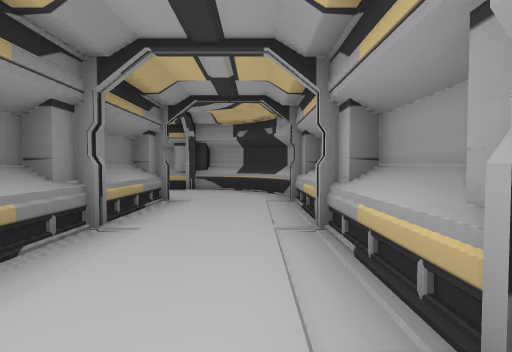
[1] (above)

19 first-person views from a walk through a 3-D level made in the Unity game engine. The camera is 1.3 m above the floor, tilts 2° down and sees 80° across. The floor is counted in squares, 2 m on a side. Each view is taken from the middle of a square. On the plan, view 1 faces up. The plan holds only what a view shows up to about 10 squares ahead; the rest is blank. The player is left out.

[2]
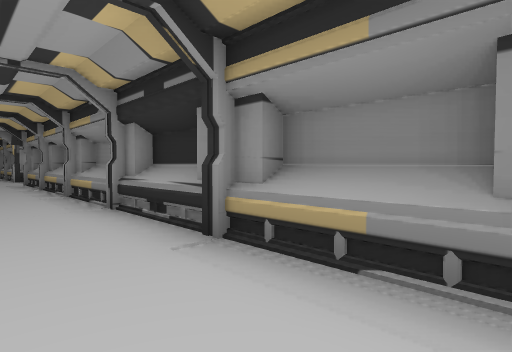

[3]
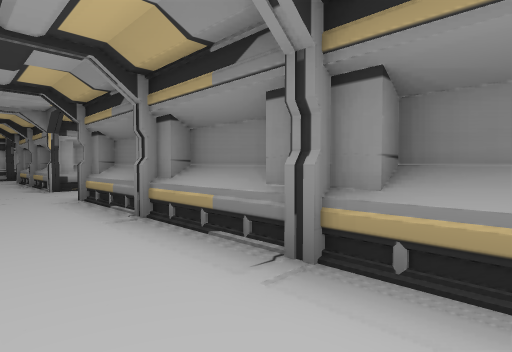

[4]
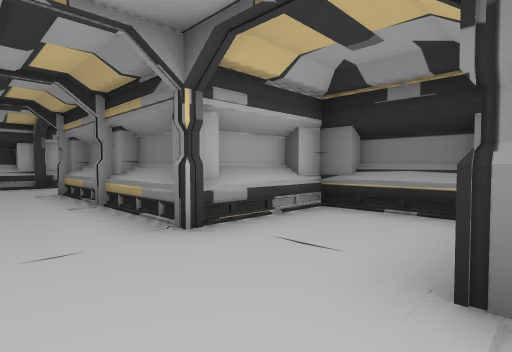

[5]
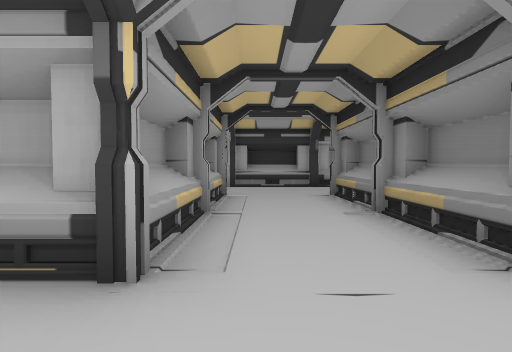

[6]
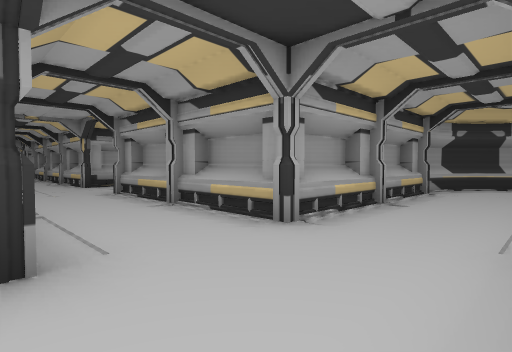

[7]
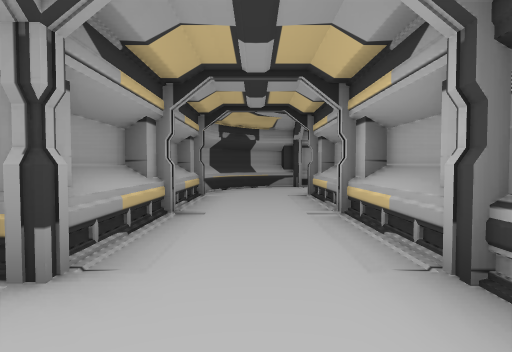

[8]
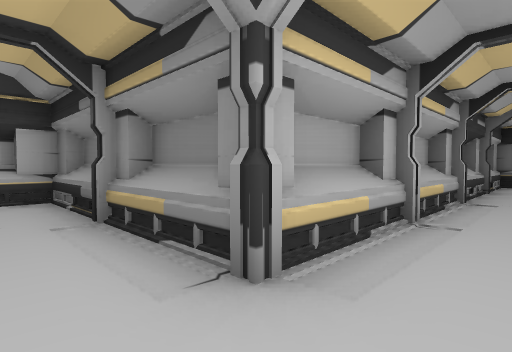

[9]
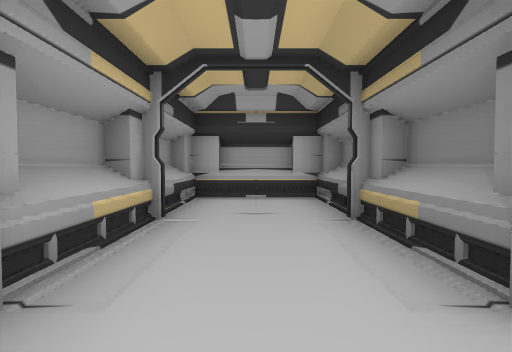

[10]
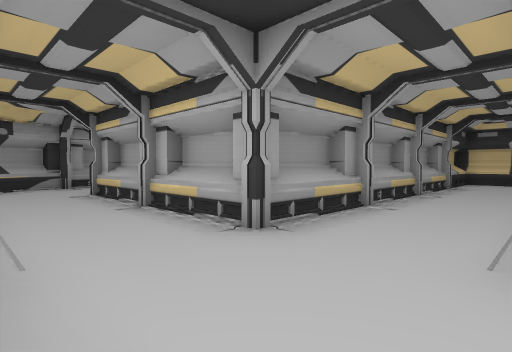

[11]
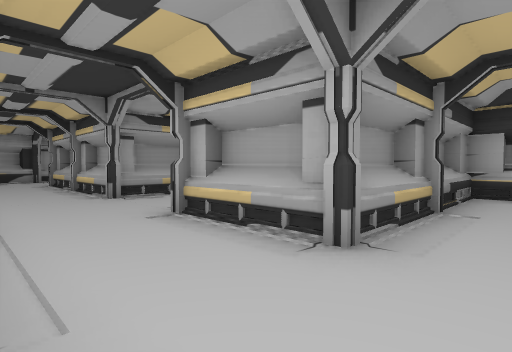

[12]
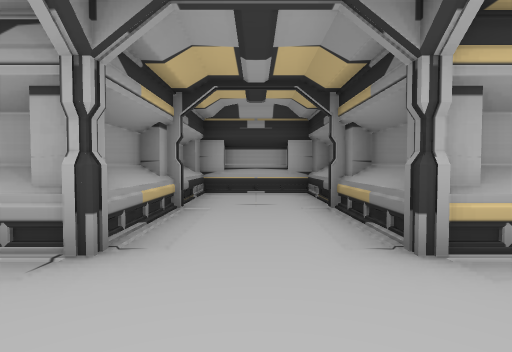

[13]
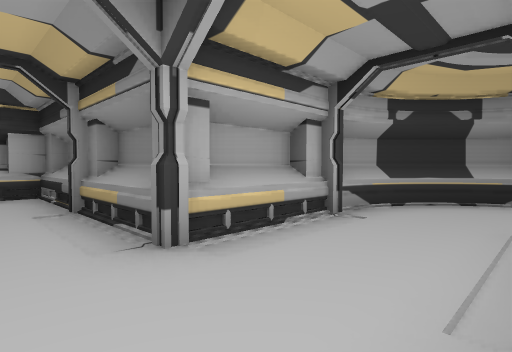

[14]
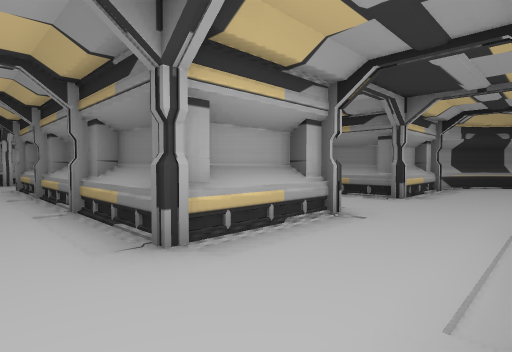

[15]
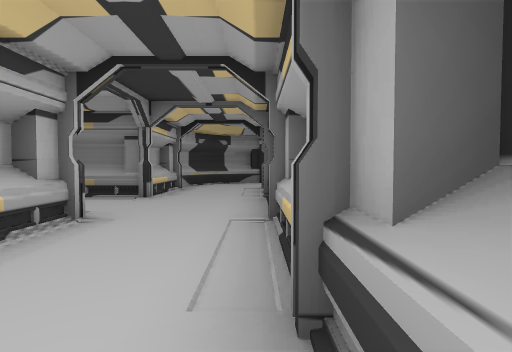

[16]
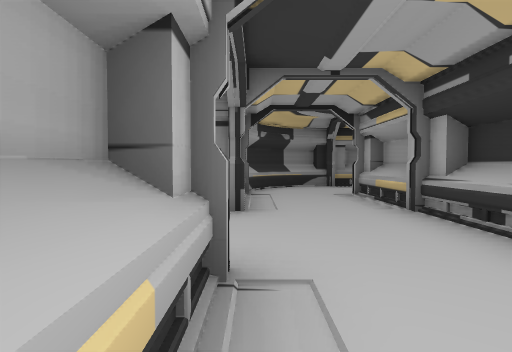

[17]
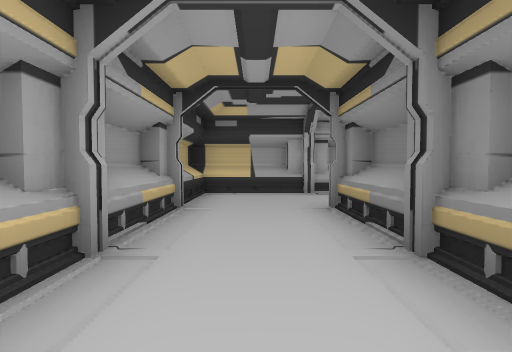

[18]
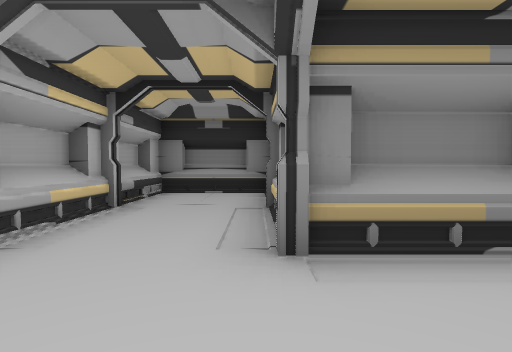

[19]
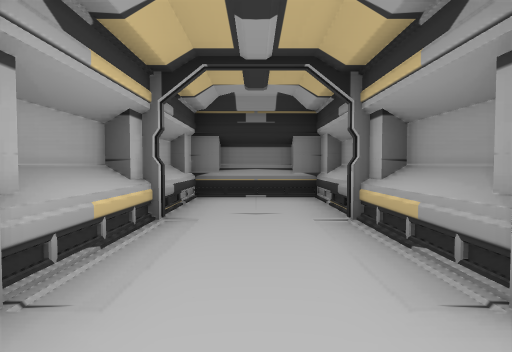

### Floor plan
Key: @ floor where view 1 was taken; # wall or solid block; . floor; = window, fence, low wall or low ledge; ^ raised ledge.
Columns run from 20 left of view 1 to 9 right of it. Each row starts with its distance up from view 1.
  9 #.  #########    ###
  8 #..................^##
  7 #^...................#
  6  #^..................#
  5   ####...##...#####..=
  4      #...##...#   #..=
  3      #...##...#   #..#
  2      #...##...#   #..#
  1      #...##...#   #..#
  0      ######...#   #.@
 -1      ######...#   #..
 -2      #........#   #..
 -3      #........#   #..
 -4      #........#   #..
 -5      ##########   #..
 -6                   #..
 -7                   #..
 -8                   #..#
 -9                   #..##
-10                #......
-11                #......
-12                ####..##
-13                   #..#
-14                   #..#
-15                   #..#
-16                   #..######
-17                   .........^#
-18                   ..........^#
-19                #.............#
-20                ###########...#
-21                          #...#
-22                          #...#
-23                          #...#
-24                          #...#
-25                          #####

Where each view was taken, in squares from view 1:
view 1: 0 up, 0 right, facing up
view 2: 3 up, 0 right, facing down-left
view 3: 3 down, 0 right, facing down-left
view 4: 9 down, 0 right, facing down-left
view 5: 10 down, 0 right, facing down
view 6: 19 down, 2 left, facing up-right
view 7: 18 down, 1 left, facing right
view 8: 18 down, 7 right, facing down-left
view 9: 18 down, 7 right, facing down
view 10: 8 up, 9 left, facing down-right
view 11: 8 up, 13 left, facing down-right
view 12: 8 up, 13 left, facing down
view 13: 8 up, 13 left, facing down-left
view 14: 8 up, 8 left, facing down-left
view 15: 8 up, 8 left, facing left
view 16: 6 up, 10 left, facing left
view 17: 3 up, 8 left, facing down
view 18: 2 down, 7 left, facing left
view 19: 3 down, 8 left, facing left
